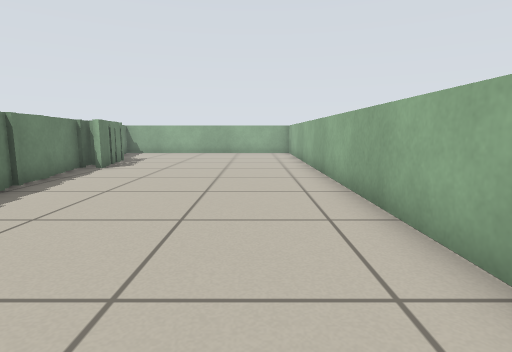
view 1 (above)

12 first-person views from a walk through a world built for the Player/Stage simulator. The camera is 0.58 m above the floor, tilts 8° down and sees 80° across. Floor lines are 1 m apart. The floor is counted in squares, 0.5 m on a side. Each view is taken from the middle of a square. On the plan, view 1 faces up. The plan holds only what a view shows up to about 13 squares ahead; the rest is blank. The place goes on beyond the plan. The robots in the file are not drawn.

view 2
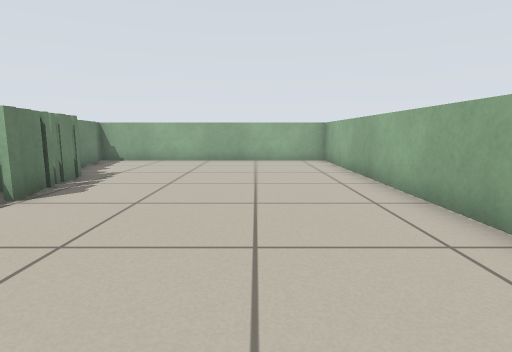

view 3
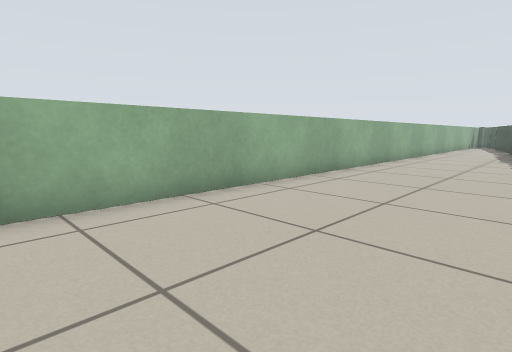

view 4
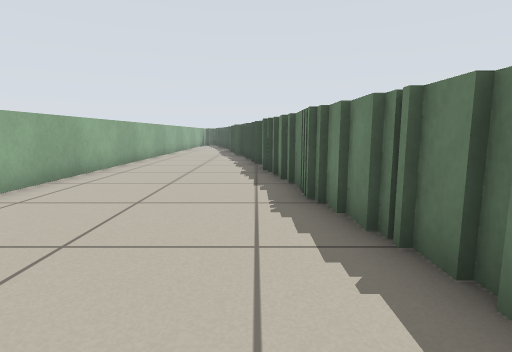

view 5
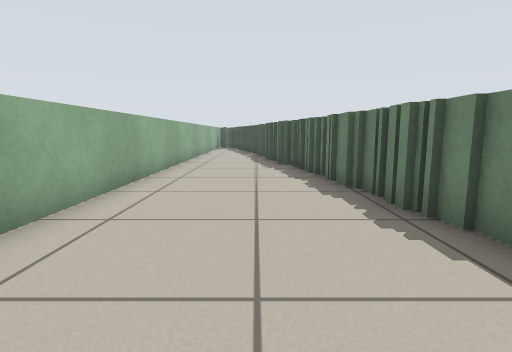

view 6
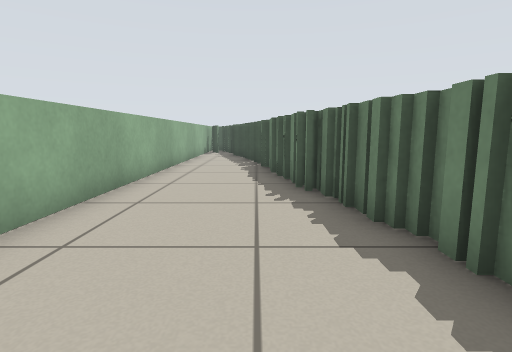

view 7
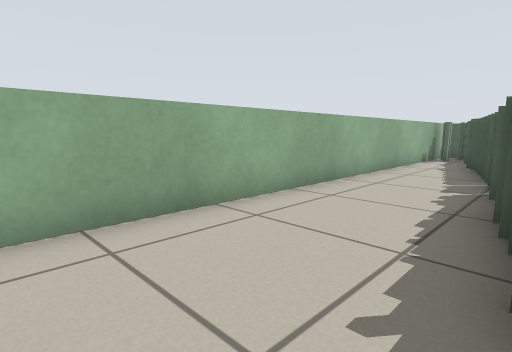

view 8
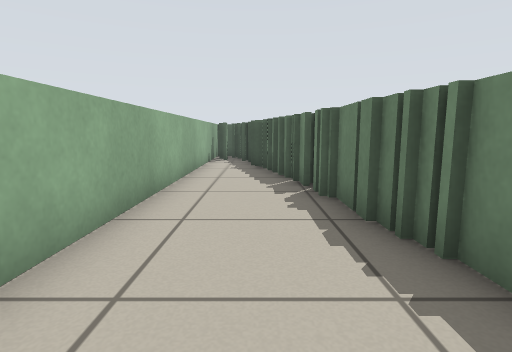

view 9
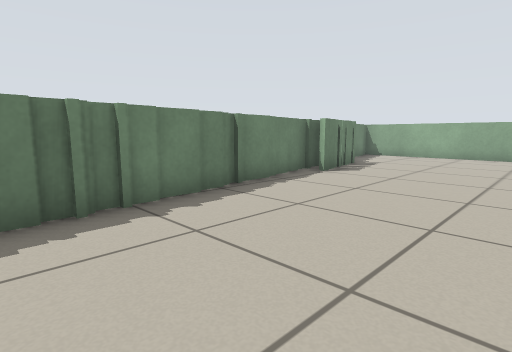

view 10
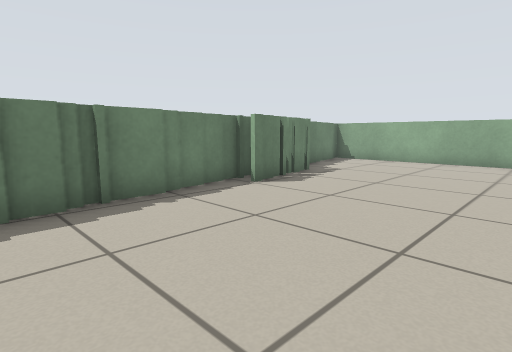

view 11
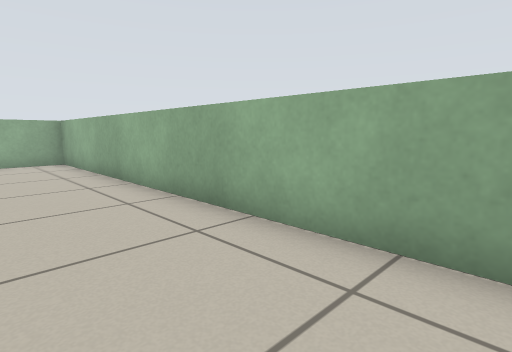

view 12
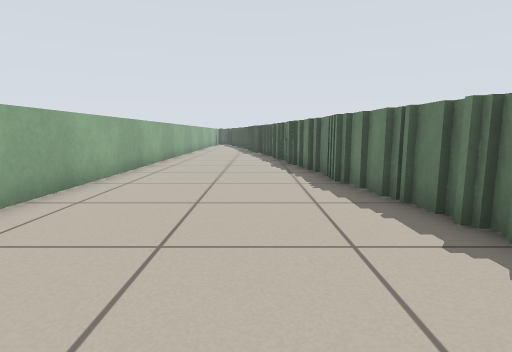

### Floor plan
Points are (right, up) in squares from view 1. A wall is a line through its corners. A room is listed if a view was taken in it or the views show most of it. See-through windows are left out.
Room 1 (views 1, 2, 3, 4, 5, 6, 7, 8, 9, 10, 11, 12)
walls: (-4.3, 1.5) (-4.3, -0.1); (-4.6, 3.5) (-4.6, 1.4); (-4.9, 3.9) (-4.9, 3.4); (-3.9, 0) (-3.9, -2.1); (-4.9, 4.5) (-4.9, 4); (-5.1, 6.2) (-5.1, 4.5); (-3.6, -2) (-3.6, -4.1); (-5.4, 8.4) (-5.4, 6.1); (-3.2, -4) (-3.2, -5.2); (-5, 10.1) (-5.5, 10.1); (-5.7, 9.8) (-5.7, 8.4); (-3.2, -5.4) (-3.2, -6.6); (-5.4, 11.6) (-5.4, 10.5); (-2.8, -6.5) (-2.8, -8); (-5.4, 12.5) (-5.4, 11.8); (-5.7, 13.1) (-5.7, 12.5); (-2.8, -8.1) (-2.8, -8.9); (-2.5, -8.8) (-2.5, -10.6); (-2.3, -10.5) (-2.3, -11.5); (-6.9, 15.4) (-6.9, 14.8); (-7.2, 16.5) (-7.2, 15.4); (-1.9, -12) (-1.9, -13.2); (-7.2, 17.2) (-7.2, 16.8); (-1.5, -13.1) (-1.5, -15.6); (-1.2, -15.5) (-1.2, -17.4); (-0.8, -17.6) (-0.8, -19); (-0.5, -18.9) (-0.5, -19.5); (1.9, -23.5) (1.9, 18) (-7.5, 18)

Where each view was taken, in squares from view 1:
view 1: 0 up, 0 right, facing up
view 2: 5 up, 1 left, facing up
view 3: 5 up, 3 left, facing down-right
view 4: 5 up, 3 left, facing down
view 5: 0 up, 1 left, facing down
view 6: 5 down, 1 left, facing down
view 7: 9 down, 2 left, facing down-right
view 8: 10 down, 0 right, facing down
view 9: 2 up, 0 right, facing up-left
view 10: 5 up, 0 right, facing up-left
view 11: 5 up, 1 left, facing up-right
view 12: 7 up, 2 left, facing down
